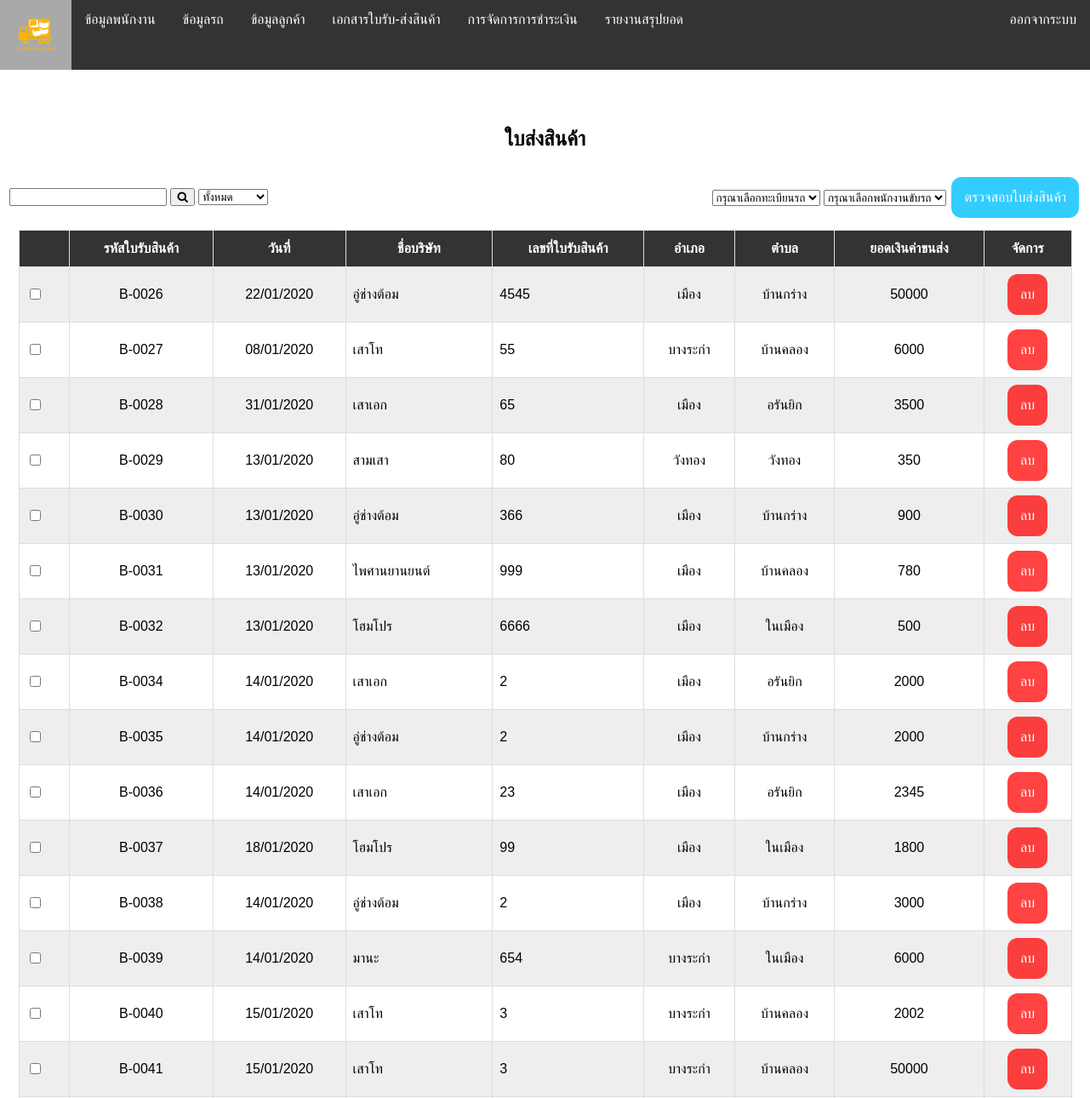
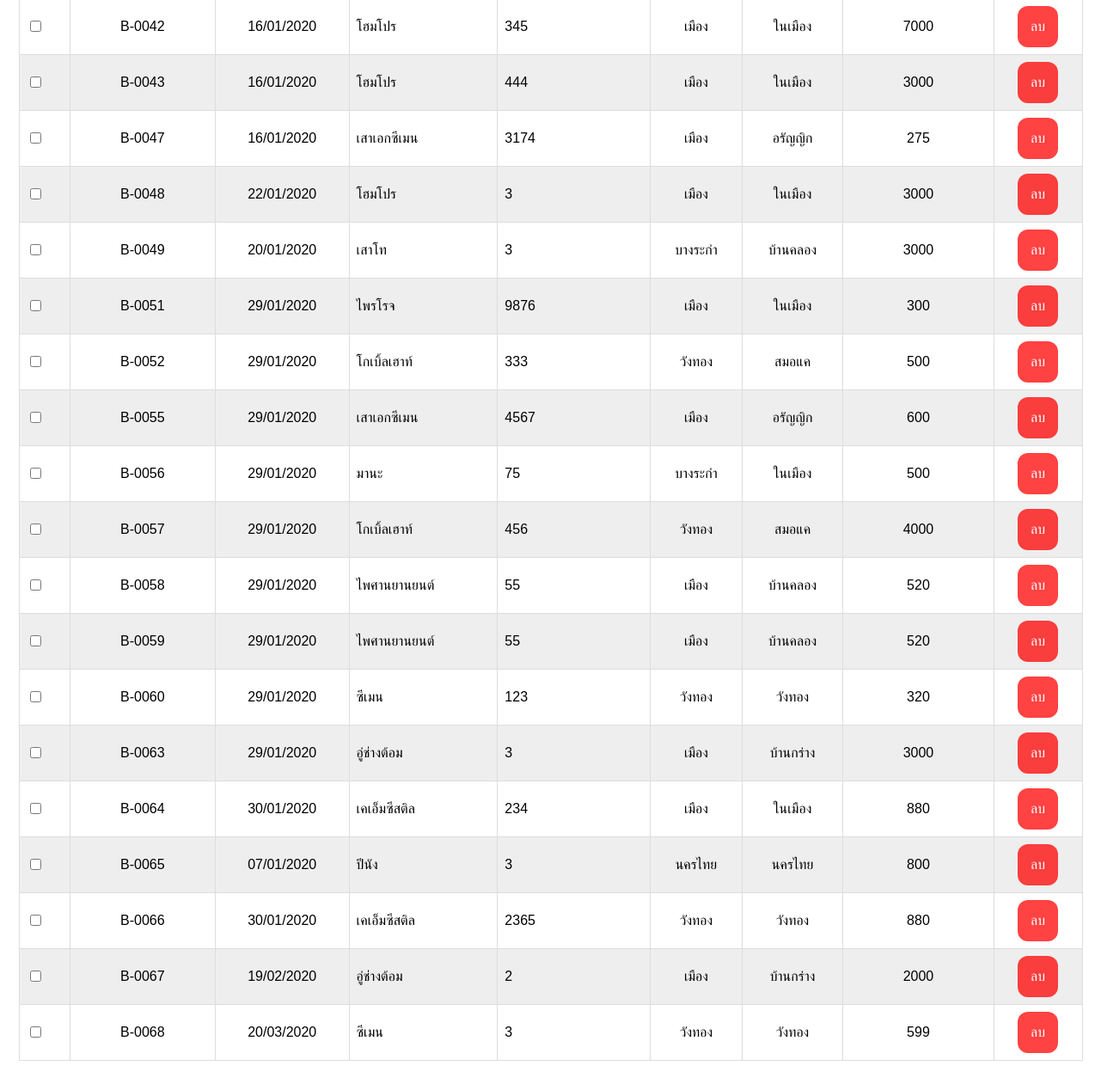
/receipt_show.php, run on the app's committed database (2 pictures, top to bottom).
### tables this page shows
CREATE TABLE `tb_waybill` (
  `wb_id` int(10) NOT NULL COMMENT 'auto',
  `wb_nbook` varchar(8) NOT NULL COMMENT 'เล่มที่',
  `wb_date` varchar(50) NOT NULL COMMENT 'วันที่',
  `wb_money` float NOT NULL COMMENT 'จำนวนเงิน',
  `wb_payment` enum('ยังไม่ได้ชำระ','ชำระแล้ว') NOT NULL COMMENT 'สถานะ',
  `wb_img` varchar(100) NOT NULL COMMENT 'รูปภาพ',
  `wb_nber` varchar(10) NOT NULL COMMENT 'เลขที่',
  `customer_id` varchar(10) NOT NULL COMMENT 'เรียกใช้มาจากตารางลูกค้า',
  `car_id` int(5) NOT NULL COMMENT 'เรียกใช้มาจากตารางข้อมูลรถ',
  `wb_id_set` varchar(8) DEFAULT NULL,
  `tb_inv_status` int(11) NOT NULL
);

CREATE TABLE `tb_customer` (
  `cus_id` int(5) NOT NULL COMMENT 'รหัสลูกค้า',
  `customer_id` varchar(10) NOT NULL,
  `cus_compan` varchar(40) NOT NULL COMMENT 'ชื่อบริษัท',
  `cus_house` varchar(8) NOT NULL COMMENT 'บ้านเลขที่',
  `cus_vill` int(5) NOT NULL COMMENT 'หมู่ที่',
  `cus_sub` varchar(20) NOT NULL COMMENT 'ตำบล',
  `cus_area` varchar(20) NOT NULL COMMENT 'อำเภอ',
  `cus_pro` varchar(20) NOT NULL COMMENT 'จังหวัด',
  `cus_pos` varchar(5) NOT NULL COMMENT 'รหัสไปรษณีย์',
  `cus_tle` varchar(10) NOT NULL COMMENT 'เบอร์โทรศัพท์',
  `cus_tin` varchar(13) NOT NULL COMMENT 'เลขประจำตัวผู้เสียภาษี'
);

### receipt_show.php (the view, shortened to what this page needs)
<?php require_once('nevbar.php');
Nevbar(); ?>
<?php require_once('Connections/myconnect.php'); ?>
<?php
$query_waybill = "SELECT * FROM tb_waybill
LEFT JOIN tb_customer
ON tb_waybill.customer_id = tb_customer.cus_id
LEFT JOIN tb_car
ON tb_waybill.car_id = tb_car.car_id
WHERE (tb_customer.cus_sub LIKE '%".$_GET["txtKeyword"]."%' or tb_customer.cus_area LIKE '%".$_GET["txtKeyword"]."%' or wb_payment LIKE '%".$_GET["txtKeyword"]."%' )
ORDER BY wb_id";
$waybill = mysql_query($query_waybill, $myconnect) or die(mysql_error());
?>
<!DOCTYPE html PUBLIC "-//W3C//DTD XHTML 1.0 Transitional//EN" "http://www.w3.org/TR/xhtml1/DTD/xhtml1-transitional.dtd">
<html xmlns="http://www.w3.org/1999/xhtml">
<head>
<link rel="stylesheet" href="index.css">
</head>
<body>
<table  width="100%" height="477" align="center">
  <tr>
    <td colspan="2">&nbsp;</td>
  </tr>
  <tr>
    <td colspan="2">&nbsp;</td>
  </tr>
  <tr>
    <td colspan="2"><h2 align="center">ใบส่งสินค้า</td>
  </tr>
  <tr>
    <td height="22" colspan="2">
      <div align="left">
        <div align="center">
          <table  width="1265">
            <tr>
              <td width="226">
            <form name="frmSearch" method="get" action="<?php echo $_SERVER['SCRIPT_NAME'];?>">
               <input name="txtKeyword" type="text" id="txtKeyword" value="<?php echo $_GET["txtKeyword"];?>">
               <button type="submit"><i class="fa fa-search"></i></button>
                <select name="dd_input" id="select2">
                  <option value="All">ทั้งหมด</option>
                </select></td>
             <form name="myForm" action="waybill_insert_pdf.php" onsubmit="return validateForm()" method="POST" enctype="multipart/form-data">
              <td width="291"><div align="right">
              <select name="car_id" id="car_id">
              <option selected disabled hidden>กรุณาเลือกทะเบียนรถ</option>
              </select>
              <select name="staff_id" id="staff_id">
              <option selected disabled hidden>กรุณาเลือกพนักงานขับรถ</option>
              </select>
                              <button class="buttonadd" >ตรวจสอบใบส่งสินค้า</button>
                              </div>
                </div></td>
              </tr>
          </table>
  <tr>
    <td height="27" colspan="2">
      <div align="center">
        <table  width="1244">
          <tr>
            <td width="906"><div align="center">
              <table id='customers' width="1236" height="67">
                <tr >
                  <th ><div> </div></th>
                  <th ><div align="center">รหัสใบรับสินค้า</div></th>
                  <th ><div align="center">วันที่</div></th>
                  <th ><div align="center">ชื่อบริษัท</div></th>
                  <th ><div align="center">เลขที่ใบรับสินค้า</div></th>
                  <th ><div align="center">อำเภอ</div></th>
                  <th ><div align="center">ตำบล</div></th>
                  <th ><div align="center">ยอดเงินค่าขนส่ง</div></th>
                  <th ><div align="center">จัดการ</div></th>
                </tr>
                <tr>
                  <?php while($row_waybill = mysql_fetch_array($waybill)) { ?>
                  <td><input type='checkbox' name='listData[]' value='<?php echo $row_waybill["wb_id"]; ?>'></td>
                  <td height="33"><div align="center"><?php echo $row_waybill["wb_id_set"]; ?></div></td>
                  <td><div align="center"><?php $date=date_create($row_waybill['wb_date']); echo date_format($date,"d/m/Y"); ?></td>
                  <td><div ><?php echo $row_waybill['cus_compan']; ?></div></td>
                  <td><div ><?php echo $row_waybill['wb_nbook']; ?></div></td>
                  <td><div align="center"><?php echo $row_waybill['cus_area']; ?></div></td>
                  <td><div align="center"><?php echo $row_waybill['cus_sub']; ?></div></td>
                  <td><div align="center"><?php echo $row_waybill['wb_money']; ?></div></td>
                      <td ><div align="center">
                      <a class="btndel" href="waybill_del.php?id=<?php echo $row_waybill['wb_id']; ?>?staff_id=<?php echo $row_waybill['waybill_id']; ?>"onclick="return confirm('ยืนยันที่จะลบข้อมูลหรือไม่ ?')">ลบ</a>
                      </td>
                  </tr>
                <? } ?>
      <p>&nbsp;</p>
</body>
</html>

### index.css (style rules this page uses)
A:link { COLOR: #FFF; TEXT-DECORATION: none }
#customers { font-family: "Trebuchet MS", Arial, Helvetica, sans-serif; border-collapse: collapse; width: 100%; }
#customers td, #customers th { border: 1px solid #ddd; padding: 8px; }
#customers tr:nth-child(even) { background-color: #eee; }
#customers th { padding-top: 12px; padding-bottom: 12px; text-align: left; background-color: #333; color: white; }
.buttonadd { background-color: #33ccff; border: none; color: white; padding: 15px; text-align: center; text-decoration: none; display: inline-block; font-size: 16px; margin: 4px 2px; cursor: pointer; border-radius: 12px; }
.btndel { background-color: #ff0000bd; border: none; color: white; padding: 15px; text-align: center; text-decoration: none; display: inline-block; font-size: 16px; cursor: pointer; border-radius: 12px; }

### nevbar.php (style rules this page uses)
body { margin: 0; font-family: Arial, Helvetica, sans-serif, 'angsana New'; }

### data on the page
tb_waybill: wb_id_set "B-0026", wb_date "22/01/2020", customer.cus_compan "อู่ช่างต้อม", wb_nbook "4545", customer.cus_area "เมือง", customer.cus_sub "บ้านกร่าง", wb_money "50000"
tb_waybill: wb_id_set "B-0027", wb_date "08/01/2020", customer.cus_compan "เสาโท", wb_nbook "55", customer.cus_area "บางระกำ", customer.cus_sub "บ้านคลอง", wb_money "6000"
tb_waybill: wb_id_set "B-0028", wb_date "31/01/2020", customer.cus_compan "เสาเอก", wb_nbook "65", customer.cus_area "เมือง", customer.cus_sub "อรันยิก", wb_money "3500"
tb_waybill: wb_id_set "B-0029", wb_date "13/01/2020", customer.cus_compan "สามเสา", wb_nbook "80", customer.cus_area "วังทอง", customer.cus_sub "วังทอง", wb_money "350"
tb_waybill: wb_id_set "B-0030", wb_date "13/01/2020", customer.cus_compan "อู่ช่างต้อม", wb_nbook "366", customer.cus_area "เมือง", customer.cus_sub "บ้านกร่าง", wb_money "900"
tb_waybill: wb_id_set "B-0031", wb_date "13/01/2020", customer.cus_compan "ไพศานยานยนต์", wb_nbook "999", customer.cus_area "เมือง", customer.cus_sub "บ้านคลอง", wb_money "780"
tb_waybill: wb_id_set "B-0032", wb_date "13/01/2020", customer.cus_compan "โฮมโปร", wb_nbook "6666", customer.cus_area "เมือง", customer.cus_sub "ในเมือง", wb_money "500"
tb_waybill: wb_id_set "B-0034", wb_date "14/01/2020", customer.cus_compan "เสาเอก", wb_nbook "2", customer.cus_area "เมือง", customer.cus_sub "อรันยิก", wb_money "2000"
tb_waybill: wb_id_set "B-0035", wb_date "14/01/2020", customer.cus_compan "อู่ช่างต้อม", wb_nbook "2", customer.cus_area "เมือง", customer.cus_sub "บ้านกร่าง", wb_money "2000"
tb_waybill: wb_id_set "B-0036", wb_date "14/01/2020", customer.cus_compan "เสาเอก", wb_nbook "23", customer.cus_area "เมือง", customer.cus_sub "อรันยิก", wb_money "2345"
tb_waybill: wb_id_set "B-0037", wb_date "18/01/2020", customer.cus_compan "โฮมโปร", wb_nbook "99", customer.cus_area "เมือง", customer.cus_sub "ในเมือง", wb_money "1800"
tb_waybill: wb_id_set "B-0038", wb_date "14/01/2020", customer.cus_compan "อู่ช่างต้อม", wb_nbook "2", customer.cus_area "เมือง", customer.cus_sub "บ้านกร่าง", wb_money "3000"
tb_waybill: wb_id_set "B-0039", wb_date "14/01/2020", customer.cus_compan "มานะ", wb_nbook "654", customer.cus_area "บางระกำ", customer.cus_sub "ในเมือง", wb_money "6000"
tb_waybill: wb_id_set "B-0040", wb_date "15/01/2020", customer.cus_compan "เสาโท", wb_nbook "3", customer.cus_area "บางระกำ", customer.cus_sub "บ้านคลอง", wb_money "2002"
tb_waybill: wb_id_set "B-0041", wb_date "15/01/2020", customer.cus_compan "เสาโท", wb_nbook "3", customer.cus_area "บางระกำ", customer.cus_sub "บ้านคลอง", wb_money "50000"
tb_waybill: wb_id_set "B-0042", wb_date "16/01/2020", customer.cus_compan "โฮมโปร", wb_nbook "345", customer.cus_area "เมือง", customer.cus_sub "ในเมือง", wb_money "7000"
tb_waybill: wb_id_set "B-0043", wb_date "16/01/2020", customer.cus_compan "โฮมโปร", wb_nbook "444", customer.cus_area "เมือง", customer.cus_sub "ในเมือง", wb_money "3000"
tb_waybill: wb_id_set "B-0047", wb_date "16/01/2020", customer.cus_compan "เสาเอกซีเมน", wb_nbook "3174", customer.cus_area "เมือง", customer.cus_sub "อรัญญิก", wb_money "275"
tb_waybill: wb_id_set "B-0048", wb_date "22/01/2020", customer.cus_compan "โฮมโปร", wb_nbook "3", customer.cus_area "เมือง", customer.cus_sub "ในเมือง", wb_money "3000"
tb_waybill: wb_id_set "B-0049", wb_date "20/01/2020", customer.cus_compan "เสาโท", wb_nbook "3", customer.cus_area "บางระกำ", customer.cus_sub "บ้านคลอง", wb_money "3000"
tb_waybill: wb_id_set "B-0051", wb_date "29/01/2020", customer.cus_compan "ไพรโรจ", wb_nbook "9876", customer.cus_area "เมือง", customer.cus_sub "ในเมือง", wb_money "300"
tb_waybill: wb_id_set "B-0052", wb_date "29/01/2020", customer.cus_compan "โกเบิ้ลเฮาท์", wb_nbook "333", customer.cus_area "วังทอง", customer.cus_sub "สมอแค", wb_money "500"
tb_waybill: wb_id_set "B-0055", wb_date "29/01/2020", customer.cus_compan "เสาเอกซีเมน", wb_nbook "4567", customer.cus_area "เมือง", customer.cus_sub "อรัญญิก", wb_money "600"
tb_waybill: wb_id_set "B-0056", wb_date "29/01/2020", customer.cus_compan "มานะ", wb_nbook "75", customer.cus_area "บางระกำ", customer.cus_sub "ในเมือง", wb_money "500"
tb_waybill: wb_id_set "B-0057", wb_date "29/01/2020", customer.cus_compan "โกเบิ้ลเฮาท์", wb_nbook "456", customer.cus_area "วังทอง", customer.cus_sub "สมอแค", wb_money "4000"
tb_waybill: wb_id_set "B-0058", wb_date "29/01/2020", customer.cus_compan "ไพศานยานยนต์", wb_nbook "55", customer.cus_area "เมือง", customer.cus_sub "บ้านคลอง", wb_money "520"
tb_waybill: wb_id_set "B-0059", wb_date "29/01/2020", customer.cus_compan "ไพศานยานยนต์", wb_nbook "55", customer.cus_area "เมือง", customer.cus_sub "บ้านคลอง", wb_money "520"
tb_waybill: wb_id_set "B-0060", wb_date "29/01/2020", customer.cus_compan "ซีเมน", wb_nbook "123", customer.cus_area "วังทอง", customer.cus_sub "วังทอง", wb_money "320"
tb_waybill: wb_id_set "B-0063", wb_date "29/01/2020", customer.cus_compan "อู่ช่างต้อม", wb_nbook "3", customer.cus_area "เมือง", customer.cus_sub "บ้านกร่าง", wb_money "3000"
tb_waybill: wb_id_set "B-0064", wb_date "30/01/2020", customer.cus_compan "เคเอ็มซีสติล", wb_nbook "234", customer.cus_area "เมือง", customer.cus_sub "ในเมือง", wb_money "880"
tb_waybill: wb_id_set "B-0065", wb_date "07/01/2020", customer.cus_compan "ปีนัง", wb_nbook "3", customer.cus_area "นครไทย", customer.cus_sub "นครไทย", wb_money "800"
tb_waybill: wb_id_set "B-0066", wb_date "30/01/2020", customer.cus_compan "เคเอ็มซีสติล", wb_nbook "2365", customer.cus_area "วังทอง", customer.cus_sub "วังทอง", wb_money "880"
tb_waybill: wb_id_set "B-0067", wb_date "19/02/2020", customer.cus_compan "อู่ช่างต้อม", wb_nbook "2", customer.cus_area "เมือง", customer.cus_sub "บ้านกร่าง", wb_money "2000"
tb_waybill: wb_id_set "B-0068", wb_date "20/03/2020", customer.cus_compan "ซีเมน", wb_nbook "3", customer.cus_area "วังทอง", customer.cus_sub "วังทอง", wb_money "599"
